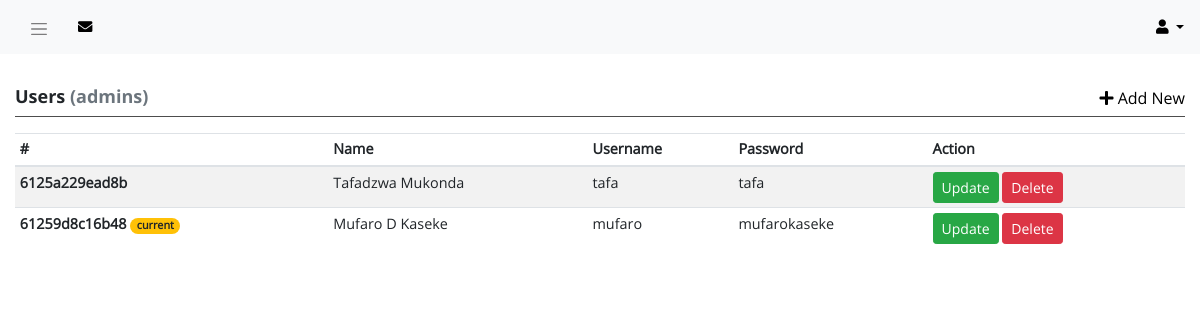
/admin/users.php (signed in), run on the app's committed database.
### tables this page shows
CREATE TABLE `users` (
  `ID` int(11) NOT NULL,
  `user_id` varchar(255) NOT NULL,
  `name` varchar(255) NOT NULL,
  `username` varchar(255) NOT NULL,
  `password` varchar(255) NOT NULL,
  `entry_date` datetime NOT NULL DEFAULT CURRENT_TIMESTAMP
);

### admin/includes/functions.php (called while the page is built, shortened)
<?php
function getAllUsers($conn) {
  $sql = "SELECT * FROM users ORDER BY entry_date DESC";
  $result = mysqli_query($conn, $sql);
  $users = [];
  if (mysqli_num_rows($result) > 0) {
    while($row = mysqli_fetch_assoc($result)) {
      $users[$row['user_id']] = $row;
    }
    return $users;
  }
  return false;
}
?>

### admin/users.php (the view, shortened to what this page needs)
<?php
require '../includes/db_connect.php';
require './includes/functions.php';
?>
<!DOCTYPE html>
<html lang="en">
<head>
  <link rel="stylesheet" href="<?php echo ROOT?>/lib/bootstrap/css/bootstrap.min.css">
  <link rel="stylesheet" href="<?php echo ROOT?>/lib/font-awesome/css/all.min.css">
  <link rel="stylesheet" href="<?php echo ROOT?>/admin/css/admin.css">
</head>
<body>
  <main class="wrapper">
    <div class="page-content-wrapper">
      <?php
      require './includes/header.php';
      ?>
      <section class="notification-panel">
      </section>
      <section class="main-content">
        <div class="container-fluid">
          <div class="row">
            <div class="col-12">
              <div class="dash-panel">
                <div class="dash-panel-header d-flex justify-content-between">
                  <h4>Users <span class="text-muted">(admins)</span></h4>
                  <div class="dash-panel-action">
                    <a href="" data-toggle="modal" data-target="#addUserModal"><i class="fa fa-plus"></i> Add New</a>
                  </div>
                </div>
                <div class="dash-panel-content">
                  <table class="table table-sm table-striped">
                    <thead>
                      <tr>
                        <th scope="col">#</th>
                        <th scope="col">Name</th>
                        <th scope="col">Username</th>
                        <th scope="col">Password</th>
                        <th scope="col">Action</th>
                      </tr>
                    </thead>
                    <tbody>
                      <?php
                      $users = getAllUsers($conn);
                      if ($users !== false) {
                        foreach ($users as $user) {
                          $user = (object) $user;
                          ?>
                          <tr>
                            <th scope="row">
                              <?php
                              echo $user->user_id;
                              if ($_SESSION['user_id'] === $user->user_id) {
                                ?>
                                <span class="badge badge-pill badge-warning">current</span>
                                <?php
                              }
                              ?>
                              </th>
                            <td><?php echo $user->name;?></td>
                            <td><?php echo $user->username;?></td>
                            <td><?php echo $user->password;?></td>
                            <td>
                              <button class="btn btn-sm btn-success" onclick="updateUser('<?php echo $user->user_id?>')">Update</button>
                              <a href="
                              <?php
                              if ($_SESSION['user_id'] !== $user->user_id) {
                                echo 'users.php?action=delete_user&user_id=' . $user->user_id;
                              }
                              ?>
                              " class="btn btn-sm btn-danger">Delete</a>
                            </td>
                          </tr>
                          <?php
                        }
                      } else {
                        ?>
                        <tr>
                          <th colspan="5" class="text-muted text-center">No users yet</th>
                        </tr>
                        <?php
                      }
                      ?>
                    </tbody>
                  </table>
                </div>
              </div>
            </div>
          </div>
        </div>
      </section>
    </div>
  </main>
</body>
</html>

### admin/css/admin.css (style rules this page uses)
body { font-family: "OpenSans", Arial, sans-serif; }
h4 { font-size: 18px; }
h1, h2, h3, h4, h5, h6 { line-height: 1.2em; }
.wrapper { display: flex; }
.page-content-wrapper { width: 100%; }
.notification-panel { padding: 1rem 0; }
.dash-panel .dash-panel-header { border-bottom: 1px solid #4d4d4d; margin-bottom: 1rem; }
.dash-panel .dash-panel-header h4 { font-family: "OpenSans-Bold", Arial, sans-serif; }
.dash-panel .dash-panel-action a { color: #000; }
.dash-panel table { font-size: 0.9rem; }

### data on the page
users: user "6125a229ead8b", name "Tafadzwa Mukonda", username "tafa", password "tafa"
users: user "61259d8c16b48", shows "current", name "Mufaro D Kaseke", username "mufaro", password "mufarokaseke"
